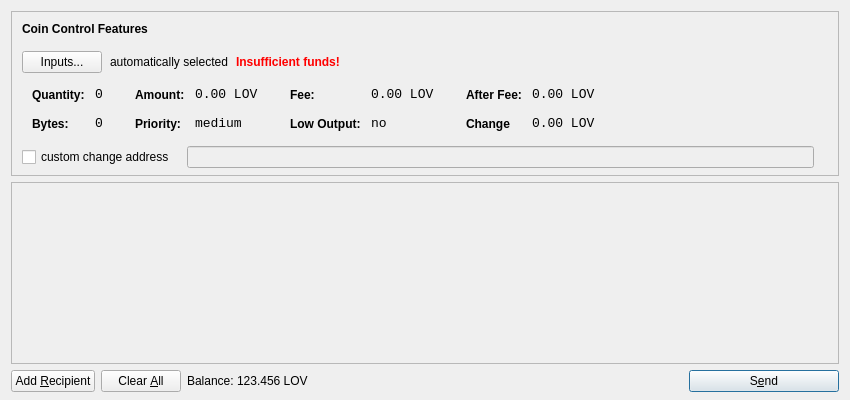
<?xml version="1.0" encoding="UTF-8"?>
<ui version="4.0">
 <class>SendCoinsDialog</class>
 <widget class="QDialog" name="SendCoinsDialog">
  <property name="geometry">
   <rect>
    <x>0</x>
    <y>0</y>
    <width>850</width>
    <height>400</height>
   </rect>
  </property>
  <property name="windowTitle">
   <string>Send Coins</string>
  </property>
  <layout class="QVBoxLayout" name="verticalLayout" stretch="0,1,0">
   <property name="bottomMargin">
    <number>8</number>
   </property>
   <item>
    <widget class="QFrame" name="frameCoinControl">
     <property name="sizePolicy">
      <sizepolicy hsizetype="Expanding" vsizetype="Expanding">
       <horstretch>0</horstretch>
       <verstretch>0</verstretch>
      </sizepolicy>
     </property>
     <property name="maximumSize">
      <size>
       <width>16777215</width>
       <height>16777215</height>
      </size>
     </property>
     <property name="frameShape">
      <enum>QFrame::StyledPanel</enum>
     </property>
     <property name="frameShadow">
      <enum>QFrame::Sunken</enum>
     </property>
     <layout class="QVBoxLayout" name="verticalLayoutCoinControl2">
      <property name="spacing">
       <number>6</number>
      </property>
      <property name="leftMargin">
       <number>0</number>
      </property>
      <property name="topMargin">
       <number>0</number>
      </property>
      <property name="rightMargin">
       <number>0</number>
      </property>
      <property name="bottomMargin">
       <number>6</number>
      </property>
      <item>
       <layout class="QVBoxLayout" name="verticalLayoutCoinControl" stretch="0,0,0,0,1">
        <property name="spacing">
         <number>0</number>
        </property>
        <property name="leftMargin">
         <number>10</number>
        </property>
        <property name="topMargin">
         <number>10</number>
        </property>
        <item>
         <layout class="QHBoxLayout" name="horizontalLayoutCoinControl1">
          <property name="bottomMargin">
           <number>15</number>
          </property>
          <item>
           <widget class="QLabel" name="labelCoinControlFeatures">
            <property name="sizePolicy">
             <sizepolicy hsizetype="Preferred" vsizetype="Maximum">
              <horstretch>0</horstretch>
              <verstretch>0</verstretch>
             </sizepolicy>
            </property>
            <property name="font">
             <font>
              <weight>75</weight>
              <bold>true</bold>
             </font>
            </property>
            <property name="styleSheet">
             <string notr="true">font-weight:bold;</string>
            </property>
            <property name="text">
             <string>Coin Control Features</string>
            </property>
           </widget>
          </item>
         </layout>
        </item>
        <item>
         <layout class="QHBoxLayout" name="horizontalLayoutCoinControl2" stretch="0,0,0,0">
          <property name="spacing">
           <number>8</number>
          </property>
          <property name="bottomMargin">
           <number>10</number>
          </property>
          <item>
           <widget class="QPushButton" name="pushButtonCoinControl">
            <property name="styleSheet">
             <string notr="true"/>
            </property>
            <property name="text">
             <string>Inputs...</string>
            </property>
           </widget>
          </item>
          <item>
           <widget class="QLabel" name="labelCoinControlAutomaticallySelected">
            <property name="text">
             <string>automatically selected</string>
            </property>
            <property name="margin">
             <number>5</number>
            </property>
           </widget>
          </item>
          <item>
           <widget class="QLabel" name="labelCoinControlInsuffFunds">
            <property name="font">
             <font>
              <weight>75</weight>
              <bold>true</bold>
             </font>
            </property>
            <property name="styleSheet">
             <string notr="true">color:red;font-weight:bold;</string>
            </property>
            <property name="text">
             <string>Insufficient funds!</string>
            </property>
            <property name="margin">
             <number>5</number>
            </property>
           </widget>
          </item>
          <item>
           <spacer name="horizontalSpacerCoinControl">
            <property name="orientation">
             <enum>Qt::Horizontal</enum>
            </property>
            <property name="sizeHint" stdset="0">
             <size>
              <width>40</width>
              <height>1</height>
             </size>
            </property>
           </spacer>
          </item>
         </layout>
        </item>
        <item>
         <widget class="QWidget" name="widgetCoinControl" native="true">
          <property name="sizePolicy">
           <sizepolicy hsizetype="Preferred" vsizetype="Preferred">
            <horstretch>0</horstretch>
            <verstretch>0</verstretch>
           </sizepolicy>
          </property>
          <property name="minimumSize">
           <size>
            <width>0</width>
            <height>0</height>
           </size>
          </property>
          <property name="styleSheet">
           <string notr="true"/>
          </property>
          <layout class="QHBoxLayout" name="horizontalLayoutCoinControl5">
           <property name="margin">
            <number>0</number>
           </property>
           <item>
            <layout class="QHBoxLayout" name="horizontalLayoutCoinControl3" stretch="0,0,0,1">
             <property name="spacing">
              <number>20</number>
             </property>
             <property name="topMargin">
              <number>0</number>
             </property>
             <property name="bottomMargin">
              <number>10</number>
             </property>
             <item>
              <layout class="QFormLayout" name="formLayoutCoinControl1">
               <property name="horizontalSpacing">
                <number>10</number>
               </property>
               <property name="verticalSpacing">
                <number>14</number>
               </property>
               <property name="leftMargin">
                <number>10</number>
               </property>
               <property name="topMargin">
                <number>4</number>
               </property>
               <property name="rightMargin">
                <number>6</number>
               </property>
               <item row="0" column="0">
                <widget class="QLabel" name="labelCoinControlQuantityText">
                 <property name="styleSheet">
                  <string notr="true">font-weight:bold;</string>
                 </property>
                 <property name="text">
                  <string>Quantity:</string>
                 </property>
                 <property name="margin">
                  <number>0</number>
                 </property>
                </widget>
               </item>
               <item row="0" column="1">
                <widget class="QLabel" name="labelCoinControlQuantity">
                 <property name="font">
                  <font>
                   <family>Monospace</family>
                   <pointsize>10</pointsize>
                  </font>
                 </property>
                 <property name="cursor">
                  <cursorShape>IBeamCursor</cursorShape>
                 </property>
                 <property name="contextMenuPolicy">
                  <enum>Qt::ActionsContextMenu</enum>
                 </property>
                 <property name="text">
                  <string>0</string>
                 </property>
                 <property name="margin">
                  <number>0</number>
                 </property>
                 <property name="textInteractionFlags">
                  <set>Qt::LinksAccessibleByMouse|Qt::TextSelectableByKeyboard|Qt::TextSelectableByMouse</set>
                 </property>
                </widget>
               </item>
               <item row="1" column="0">
                <widget class="QLabel" name="labelCoinControlBytesText">
                 <property name="styleSheet">
                  <string notr="true">font-weight:bold;</string>
                 </property>
                 <property name="text">
                  <string>Bytes:</string>
                 </property>
                </widget>
               </item>
               <item row="1" column="1">
                <widget class="QLabel" name="labelCoinControlBytes">
                 <property name="font">
                  <font>
                   <family>Monospace</family>
                   <pointsize>10</pointsize>
                  </font>
                 </property>
                 <property name="cursor">
                  <cursorShape>IBeamCursor</cursorShape>
                 </property>
                 <property name="contextMenuPolicy">
                  <enum>Qt::ActionsContextMenu</enum>
                 </property>
                 <property name="text">
                  <string>0</string>
                 </property>
                 <property name="textInteractionFlags">
                  <set>Qt::LinksAccessibleByMouse|Qt::TextSelectableByKeyboard|Qt::TextSelectableByMouse</set>
                 </property>
                </widget>
               </item>
              </layout>
             </item>
             <item>
              <layout class="QFormLayout" name="formLayoutCoinControl2">
               <property name="horizontalSpacing">
                <number>10</number>
               </property>
               <property name="verticalSpacing">
                <number>14</number>
               </property>
               <property name="leftMargin">
                <number>6</number>
               </property>
               <property name="topMargin">
                <number>4</number>
               </property>
               <property name="rightMargin">
                <number>6</number>
               </property>
               <item row="0" column="0">
                <widget class="QLabel" name="labelCoinControlAmountText">
                 <property name="styleSheet">
                  <string notr="true">font-weight:bold;</string>
                 </property>
                 <property name="text">
                  <string>Amount:</string>
                 </property>
                 <property name="margin">
                  <number>0</number>
                 </property>
                </widget>
               </item>
               <item row="0" column="1">
                <widget class="QLabel" name="labelCoinControlAmount">
                 <property name="font">
                  <font>
                   <family>Monospace</family>
                   <pointsize>10</pointsize>
                  </font>
                 </property>
                 <property name="cursor">
                  <cursorShape>IBeamCursor</cursorShape>
                 </property>
                 <property name="contextMenuPolicy">
                  <enum>Qt::ActionsContextMenu</enum>
                 </property>
                 <property name="text">
                  <string notr="true">0.00 LOV</string>
                 </property>
                 <property name="textInteractionFlags">
                  <set>Qt::LinksAccessibleByMouse|Qt::TextSelectableByKeyboard|Qt::TextSelectableByMouse</set>
                 </property>
                </widget>
               </item>
               <item row="1" column="0">
                <widget class="QLabel" name="labelCoinControlPriorityText">
                 <property name="styleSheet">
                  <string notr="true">font-weight:bold;</string>
                 </property>
                 <property name="text">
                  <string>Priority:</string>
                 </property>
                </widget>
               </item>
               <item row="1" column="1">
                <widget class="QLabel" name="labelCoinControlPriority">
                 <property name="font">
                  <font>
                   <family>Monospace</family>
                   <pointsize>10</pointsize>
                  </font>
                 </property>
                 <property name="cursor">
                  <cursorShape>IBeamCursor</cursorShape>
                 </property>
                 <property name="contextMenuPolicy">
                  <enum>Qt::ActionsContextMenu</enum>
                 </property>
                 <property name="text">
                  <string>medium</string>
                 </property>
                 <property name="textInteractionFlags">
                  <set>Qt::LinksAccessibleByMouse|Qt::TextSelectableByKeyboard|Qt::TextSelectableByMouse</set>
                 </property>
                </widget>
               </item>
              </layout>
             </item>
             <item>
              <layout class="QFormLayout" name="formLayoutCoinControl3">
               <property name="horizontalSpacing">
                <number>10</number>
               </property>
               <property name="verticalSpacing">
                <number>14</number>
               </property>
               <property name="leftMargin">
                <number>6</number>
               </property>
               <property name="topMargin">
                <number>4</number>
               </property>
               <property name="rightMargin">
                <number>6</number>
               </property>
               <item row="0" column="0">
                <widget class="QLabel" name="labelCoinControlFeeText">
                 <property name="styleSheet">
                  <string notr="true">font-weight:bold;</string>
                 </property>
                 <property name="text">
                  <string>Fee:</string>
                 </property>
                 <property name="margin">
                  <number>0</number>
                 </property>
                </widget>
               </item>
               <item row="0" column="1">
                <widget class="QLabel" name="labelCoinControlFee">
                 <property name="font">
                  <font>
                   <family>Monospace</family>
                   <pointsize>10</pointsize>
                  </font>
                 </property>
                 <property name="cursor">
                  <cursorShape>IBeamCursor</cursorShape>
                 </property>
                 <property name="contextMenuPolicy">
                  <enum>Qt::ActionsContextMenu</enum>
                 </property>
                 <property name="text">
                  <string notr="true">0.00 LOV</string>
                 </property>
                 <property name="textInteractionFlags">
                  <set>Qt::LinksAccessibleByMouse|Qt::TextSelectableByKeyboard|Qt::TextSelectableByMouse</set>
                 </property>
                </widget>
               </item>
               <item row="1" column="0">
                <widget class="QLabel" name="labelCoinControlLowOutputText">
                 <property name="styleSheet">
                  <string notr="true">font-weight:bold;</string>
                 </property>
                 <property name="text">
                  <string>Low Output:</string>
                 </property>
                </widget>
               </item>
               <item row="1" column="1">
                <widget class="QLabel" name="labelCoinControlLowOutput">
                 <property name="font">
                  <font>
                   <family>Monospace</family>
                   <pointsize>10</pointsize>
                  </font>
                 </property>
                 <property name="cursor">
                  <cursorShape>IBeamCursor</cursorShape>
                 </property>
                 <property name="contextMenuPolicy">
                  <enum>Qt::ActionsContextMenu</enum>
                 </property>
                 <property name="text">
                  <string>no</string>
                 </property>
                 <property name="textInteractionFlags">
                  <set>Qt::LinksAccessibleByMouse|Qt::TextSelectableByKeyboard|Qt::TextSelectableByMouse</set>
                 </property>
                </widget>
               </item>
              </layout>
             </item>
             <item>
              <layout class="QFormLayout" name="formLayoutCoinControl4">
               <property name="horizontalSpacing">
                <number>10</number>
               </property>
               <property name="verticalSpacing">
                <number>14</number>
               </property>
               <property name="leftMargin">
                <number>6</number>
               </property>
               <property name="topMargin">
                <number>4</number>
               </property>
               <property name="rightMargin">
                <number>6</number>
               </property>
               <item row="0" column="0">
                <widget class="QLabel" name="labelCoinControlAfterFeeText">
                 <property name="styleSheet">
                  <string notr="true">font-weight:bold;</string>
                 </property>
                 <property name="text">
                  <string>After Fee:</string>
                 </property>
                 <property name="margin">
                  <number>0</number>
                 </property>
                </widget>
               </item>
               <item row="0" column="1">
                <widget class="QLabel" name="labelCoinControlAfterFee">
                 <property name="font">
                  <font>
                   <family>Monospace</family>
                   <pointsize>10</pointsize>
                  </font>
                 </property>
                 <property name="cursor">
                  <cursorShape>IBeamCursor</cursorShape>
                 </property>
                 <property name="contextMenuPolicy">
                  <enum>Qt::ActionsContextMenu</enum>
                 </property>
                 <property name="text">
                  <string notr="true">0.00 LOV</string>
                 </property>
                 <property name="textInteractionFlags">
                  <set>Qt::LinksAccessibleByMouse|Qt::TextSelectableByKeyboard|Qt::TextSelectableByMouse</set>
                 </property>
                </widget>
               </item>
               <item row="1" column="0">
                <widget class="QLabel" name="labelCoinControlChangeText">
                 <property name="styleSheet">
                  <string notr="true">font-weight:bold;</string>
                 </property>
                 <property name="text">
                  <string>Change</string>
                 </property>
                </widget>
               </item>
               <item row="1" column="1">
                <widget class="QLabel" name="labelCoinControlChange">
                 <property name="font">
                  <font>
                   <family>Monospace</family>
                   <pointsize>10</pointsize>
                  </font>
                 </property>
                 <property name="cursor">
                  <cursorShape>IBeamCursor</cursorShape>
                 </property>
                 <property name="contextMenuPolicy">
                  <enum>Qt::ActionsContextMenu</enum>
                 </property>
                 <property name="text">
                  <string notr="true">0.00 LOV</string>
                 </property>
                 <property name="textInteractionFlags">
                  <set>Qt::LinksAccessibleByMouse|Qt::TextSelectableByKeyboard|Qt::TextSelectableByMouse</set>
                 </property>
                </widget>
               </item>
              </layout>
             </item>
            </layout>
           </item>
          </layout>
         </widget>
        </item>
        <item>
         <layout class="QHBoxLayout" name="horizontalLayoutCoinControl4" stretch="0,0,0">
          <property name="spacing">
           <number>12</number>
          </property>
          <property name="sizeConstraint">
           <enum>QLayout::SetDefaultConstraint</enum>
          </property>
          <property name="topMargin">
           <number>5</number>
          </property>
          <property name="rightMargin">
           <number>5</number>
          </property>
          <item>
           <widget class="QCheckBox" name="checkBoxCoinControlChange">
            <property name="text">
             <string>custom change address</string>
            </property>
           </widget>
          </item>
          <item>
           <widget class="QLineEdit" name="lineEditCoinControlChange">
            <property name="enabled">
             <bool>false</bool>
            </property>
            <property name="sizePolicy">
             <sizepolicy hsizetype="Expanding" vsizetype="Fixed">
              <horstretch>0</horstretch>
              <verstretch>0</verstretch>
             </sizepolicy>
            </property>
           </widget>
          </item>
          <item>
           <widget class="QLabel" name="labelCoinControlChangeLabel">
            <property name="sizePolicy">
             <sizepolicy hsizetype="Preferred" vsizetype="Expanding">
              <horstretch>0</horstretch>
              <verstretch>0</verstretch>
             </sizepolicy>
            </property>
            <property name="minimumSize">
             <size>
              <width>0</width>
              <height>0</height>
             </size>
            </property>
            <property name="text">
             <string/>
            </property>
            <property name="margin">
             <number>3</number>
            </property>
           </widget>
          </item>
         </layout>
        </item>
        <item>
         <spacer name="verticalSpacerCoinControl">
          <property name="orientation">
           <enum>Qt::Vertical</enum>
          </property>
          <property name="sizeHint" stdset="0">
           <size>
            <width>800</width>
            <height>1</height>
           </size>
          </property>
         </spacer>
        </item>
       </layout>
      </item>
     </layout>
    </widget>
   </item>
   <item>
    <widget class="QScrollArea" name="scrollArea">
     <property name="widgetResizable">
      <bool>true</bool>
     </property>
     <widget class="QWidget" name="scrollAreaWidgetContents">
      <property name="geometry">
       <rect>
        <x>0</x>
        <y>0</y>
        <width>830</width>
        <height>172</height>
       </rect>
      </property>
      <layout class="QVBoxLayout" name="verticalLayout_2">
       <property name="margin">
        <number>0</number>
       </property>
       <item>
        <layout class="QVBoxLayout" name="entries">
         <property name="spacing">
          <number>6</number>
         </property>
        </layout>
       </item>
       <item>
        <spacer name="verticalSpacer">
         <property name="orientation">
          <enum>Qt::Vertical</enum>
         </property>
         <property name="sizeHint" stdset="0">
          <size>
           <width>20</width>
           <height>40</height>
          </size>
         </property>
        </spacer>
       </item>
      </layout>
     </widget>
    </widget>
   </item>
   <item>
    <layout class="QHBoxLayout" name="horizontalLayout">
     <item>
      <widget class="QPushButton" name="addButton">
       <property name="toolTip">
        <string>Send to multiple recipients at once</string>
       </property>
       <property name="text">
        <string>Add &amp;Recipient</string>
       </property>
       <property name="autoDefault">
        <bool>false</bool>
       </property>
      </widget>
     </item>
     <item>
      <widget class="QPushButton" name="clearButton">
       <property name="sizePolicy">
        <sizepolicy hsizetype="Minimum" vsizetype="Fixed">
         <horstretch>0</horstretch>
         <verstretch>0</verstretch>
        </sizepolicy>
       </property>
       <property name="toolTip">
        <string>Remove all transaction fields</string>
       </property>
       <property name="text">
        <string>Clear &amp;All</string>
       </property>
       <property name="autoRepeatDelay">
        <number>300</number>
       </property>
       <property name="autoDefault">
        <bool>false</bool>
       </property>
      </widget>
     </item>
     <item>
      <layout class="QHBoxLayout" name="horizontalLayout_2">
       <property name="spacing">
        <number>3</number>
       </property>
       <item>
        <widget class="QLabel" name="label">
         <property name="sizePolicy">
          <sizepolicy hsizetype="Preferred" vsizetype="Fixed">
           <horstretch>0</horstretch>
           <verstretch>0</verstretch>
          </sizepolicy>
         </property>
         <property name="text">
          <string>Balance:</string>
         </property>
        </widget>
       </item>
       <item>
        <widget class="QLabel" name="labelBalance">
         <property name="sizePolicy">
          <sizepolicy hsizetype="Preferred" vsizetype="Fixed">
           <horstretch>0</horstretch>
           <verstretch>0</verstretch>
          </sizepolicy>
         </property>
         <property name="cursor">
          <cursorShape>IBeamCursor</cursorShape>
         </property>
         <property name="text">
          <string notr="true">123.456 LOV</string>
         </property>
         <property name="textInteractionFlags">
          <set>Qt::LinksAccessibleByMouse|Qt::TextSelectableByKeyboard|Qt::TextSelectableByMouse</set>
         </property>
        </widget>
       </item>
      </layout>
     </item>
     <item>
      <spacer name="horizontalSpacer">
       <property name="orientation">
        <enum>Qt::Horizontal</enum>
       </property>
       <property name="sizeHint" stdset="0">
        <size>
         <width>40</width>
         <height>20</height>
        </size>
       </property>
      </spacer>
     </item>
     <item>
      <widget class="QPushButton" name="sendButton">
       <property name="minimumSize">
        <size>
         <width>150</width>
         <height>0</height>
        </size>
       </property>
       <property name="toolTip">
        <string>Confirm the send action</string>
       </property>
       <property name="text">
        <string>S&amp;end</string>
       </property>
       <property name="icon">
        <iconset resource="../bitcoin.qrc">
         <normaloff>:/icons/send</normaloff>:/icons/send</iconset>
       </property>
       <property name="default">
        <bool>true</bool>
       </property>
      </widget>
     </item>
    </layout>
   </item>
  </layout>
 </widget>
 <resources>
  <include location="../bitcoin.qrc"/>
 </resources>
 <connections/>
</ui>
